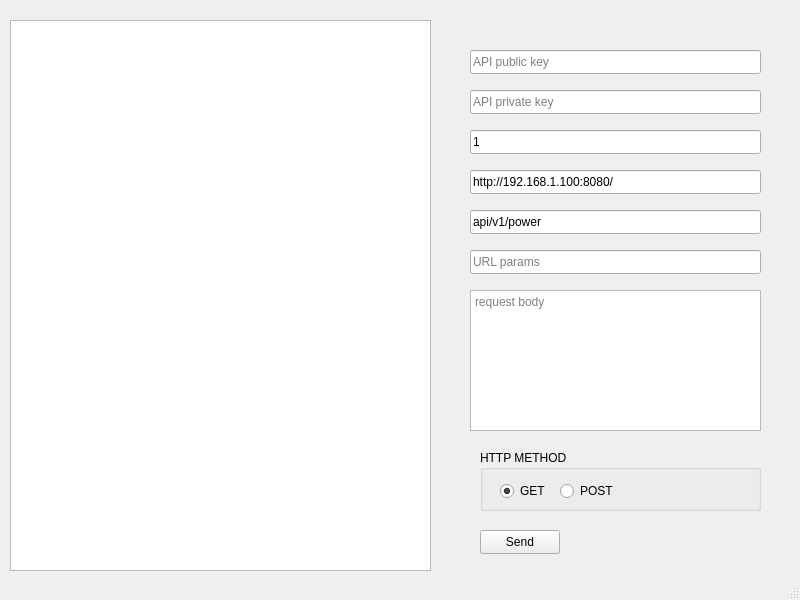
<?xml version="1.0" encoding="UTF-8"?>
<ui version="4.0">
 <class>MainWindow</class>
 <widget class="QMainWindow" name="MainWindow">
  <property name="geometry">
   <rect>
    <x>0</x>
    <y>0</y>
    <width>800</width>
    <height>600</height>
   </rect>
  </property>
  <property name="windowTitle">
   <string notr="true">Trombon rest API v.1 test program</string>
  </property>
  <property name="windowIcon">
   <iconset theme="network-transmit">
    <normaloff>.</normaloff>.</iconset>
  </property>
  <widget class="QWidget" name="centralwidget">
   <widget class="QTextBrowser" name="responseView">
    <property name="geometry">
     <rect>
      <x>10</x>
      <y>20</y>
      <width>421</width>
      <height>551</height>
     </rect>
    </property>
   </widget>
   <widget class="QLineEdit" name="publicKeyEdit">
    <property name="geometry">
     <rect>
      <x>470</x>
      <y>50</y>
      <width>291</width>
      <height>24</height>
     </rect>
    </property>
    <property name="placeholderText">
     <string>API public key</string>
    </property>
   </widget>
   <widget class="QLineEdit" name="privateKeyEdit">
    <property name="geometry">
     <rect>
      <x>470</x>
      <y>90</y>
      <width>291</width>
      <height>24</height>
     </rect>
    </property>
    <property name="placeholderText">
     <string>API private key</string>
    </property>
   </widget>
   <widget class="QLineEdit" name="nonceEdit">
    <property name="geometry">
     <rect>
      <x>470</x>
      <y>130</y>
      <width>291</width>
      <height>24</height>
     </rect>
    </property>
    <property name="text">
     <string>1</string>
    </property>
    <property name="placeholderText">
     <string>nonce</string>
    </property>
   </widget>
   <widget class="QLineEdit" name="serverAddressEdit">
    <property name="geometry">
     <rect>
      <x>470</x>
      <y>170</y>
      <width>291</width>
      <height>24</height>
     </rect>
    </property>
    <property name="text">
     <string>http://192.168.1.100:8080/</string>
    </property>
    <property name="placeholderText">
     <string>server address</string>
    </property>
   </widget>
   <widget class="QLineEdit" name="apiMethodEdit">
    <property name="geometry">
     <rect>
      <x>470</x>
      <y>210</y>
      <width>291</width>
      <height>24</height>
     </rect>
    </property>
    <property name="text">
     <string>api/v1/power</string>
    </property>
    <property name="placeholderText">
     <string>api method</string>
    </property>
   </widget>
   <widget class="QTextEdit" name="requestBodyEdit">
    <property name="geometry">
     <rect>
      <x>470</x>
      <y>290</y>
      <width>291</width>
      <height>141</height>
     </rect>
    </property>
    <property name="placeholderText">
     <string>request body</string>
    </property>
   </widget>
   <widget class="QGroupBox" name="groupBox">
    <property name="geometry">
     <rect>
      <x>480</x>
      <y>450</y>
      <width>281</width>
      <height>61</height>
     </rect>
    </property>
    <property name="title">
     <string>HTTP METHOD</string>
    </property>
    <widget class="QRadioButton" name="getButton">
     <property name="geometry">
      <rect>
       <x>20</x>
       <y>30</y>
       <width>51</width>
       <height>22</height>
      </rect>
     </property>
     <property name="text">
      <string notr="true">GET</string>
     </property>
     <property name="checked">
      <bool>true</bool>
     </property>
    </widget>
    <widget class="QRadioButton" name="postButton">
     <property name="geometry">
      <rect>
       <x>80</x>
       <y>30</y>
       <width>61</width>
       <height>22</height>
      </rect>
     </property>
     <property name="text">
      <string notr="true">POST</string>
     </property>
    </widget>
   </widget>
   <widget class="QPushButton" name="sendButton">
    <property name="geometry">
     <rect>
      <x>480</x>
      <y>530</y>
      <width>80</width>
      <height>24</height>
     </rect>
    </property>
    <property name="text">
     <string>Send</string>
    </property>
   </widget>
   <widget class="QLineEdit" name="urlParams">
    <property name="geometry">
     <rect>
      <x>470</x>
      <y>250</y>
      <width>291</width>
      <height>24</height>
     </rect>
    </property>
    <property name="placeholderText">
     <string>URL params</string>
    </property>
   </widget>
  </widget>
  <widget class="QMenuBar" name="menubar">
   <property name="geometry">
    <rect>
     <x>0</x>
     <y>0</y>
     <width>800</width>
     <height>20</height>
    </rect>
   </property>
  </widget>
  <widget class="QStatusBar" name="statusbar"/>
 </widget>
 <tabstops>
  <tabstop>publicKeyEdit</tabstop>
  <tabstop>privateKeyEdit</tabstop>
  <tabstop>nonceEdit</tabstop>
  <tabstop>serverAddressEdit</tabstop>
  <tabstop>apiMethodEdit</tabstop>
  <tabstop>urlParams</tabstop>
  <tabstop>requestBodyEdit</tabstop>
  <tabstop>getButton</tabstop>
  <tabstop>postButton</tabstop>
  <tabstop>sendButton</tabstop>
  <tabstop>responseView</tabstop>
 </tabstops>
 <resources/>
 <connections/>
</ui>
